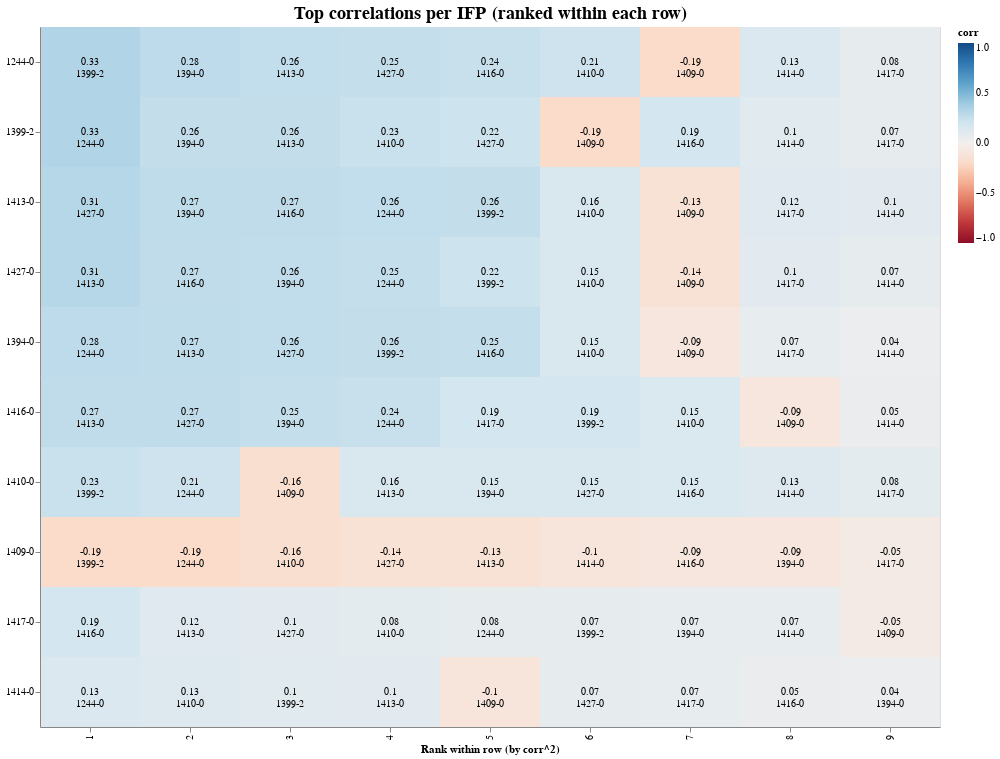

This figure's Vega-Lite source:
### Vega-Lite specification from a JSON file in a GitHub repository (floating-point values rounded to 4 significant figures)
{"config": {"view": {"continuousWidth": 300, "continuousHeight": 300}, "axis": {"grid": false}, "title": {"fontSize": 18}}, "layer": [{"mark": {"type": "rect"}, "encoding": {"color": {"field": "corr", "scale": {"domain": [-1, 1], "scheme": "redblue"}, "title": "corr", "type": "quantitative"}, "tooltip": [{"field": "ifp_id_x", "title": "IFP (row)", "type": "nominal"}, {"field": "short_title_x", "title": "Title (row)", "type": "nominal"}, {"field": "ifp_id_y", "title": "IFP (matched)", "type": "nominal"}, {"field": "short_title_y", "title": "Title (matched)", "type": "nominal"}, {"field": "corr", "format": ".3f", "title": "corr", "type": "quantitative"}, {"field": "r2", "format": ".3f", "title": "corr^2", "type": "quantitative"}], "x": {"field": "rank", "title": "Rank within row (by corr^2)", "type": "ordinal"}, "y": {"field": "ifp_id_x", "sort": ["1244-0", "1399-2", "1413-0", "1427-0", "1394-0", "1416-0", "1410-0", "1409-0", "1417-0", "1414-0"], "title": null, "type": "nominal"}}, "name": "view_11f6c5bb94ba899c_0"}, {"mark": {"type": "text", "fontSize": 10, "lineBreak": "\n"}, "encoding": {"color": {"condition": {"test": "datum.r2 > 0.36", "value": "white"}, "value": "black"}, "text": {"field": "cell_label", "type": "nominal"}, "x": {"field": "rank", "type": "ordinal"}, "y": {"field": "ifp_id_x", "sort": ["1244-0", "1399-2", "1413-0", "1427-0", "1394-0", "1416-0", "1410-0", "1409-0", "1417-0", "1414-0"], "type": "nominal"}}}], "data": {"name": "data-4361eab67e157c77700629ab843ffbea"}, "height": 700, "params": [{"name": "param_f268f798f41c853e", "select": {"type": "interval"}, "bind": "scales", "views": ["view_11f6c5bb94ba899c_0"]}], "title": "Top correlations per IFP (ranked within each row)", "width": 900, "$schema": "https://vega.github.io/schema/vega-lite/v6.1.0.json", "datasets": {"data-4361eab67e157c77700629ab843ffbea": [{"ifp_id_x": "1244-0", "ifp_id_y": "1410-0", "corr": 0.2121, "r2": 0.04497, "short_title_x": "India/Brazil UNSC", "short_title_y": "Scotland Referendum", "rank": 6, "row_r2_max": 0.1061, "cell_label": "0.21\n1410-0"}, {"ifp_id_x": "1244-0", "ifp_id_y": "1414-0", "corr": 0.1346, "r2": 0.01812, "short_title_x": "India/Brazil UNSC", "short_title_y": "Arctic Sea Ice", "rank": 8, "row_r2_max": 0.1061, "cell_label": "0.13\n1414-0"}, {"ifp_id_x": "1244-0", "ifp_id_y": "1394-0", "corr": 0.2777, "r2": 0.07709, "short_title_x": "India/Brazil UNSC", "short_title_y": "China: Second Thomas Shoal", "rank": 2, "row_r2_max": 0.1061, "cell_label": "0.28\n1394-0"}, {"ifp_id_x": "1244-0", "ifp_id_y": "1427-0", "corr": 0.2512, "r2": 0.06311, "short_title_x": "India/Brazil UNSC", "short_title_y": "Russia annexation of Ukraine", "rank": 4, "row_r2_max": 0.1061, "cell_label": "0.25\n1427-0"}, {"ifp_id_x": "1244-0", "ifp_id_y": "1399-2", "corr": 0.3257, "r2": 0.1061, "short_title_x": "India/Brazil UNSC", "short_title_y": "Quebec Referendum", "rank": 1, "row_r2_max": 0.1061, "cell_label": "0.33\n1399-2"}, {"ifp_id_x": "1244-0", "ifp_id_y": "1416-0", "corr": 0.2384, "r2": 0.05683, "short_title_x": "India/Brazil UNSC", "short_title_y": "North Korea nuclear device", "rank": 5, "row_r2_max": 0.1061, "cell_label": "0.24\n1416-0"}, {"ifp_id_x": "1244-0", "ifp_id_y": "1409-0", "corr": -0.1895, "r2": 0.03592, "short_title_x": "India/Brazil UNSC", "short_title_y": "Brazil Presidential Runoff", "rank": 7, "row_r2_max": 0.1061, "cell_label": "-0.19\n1409-0"}, {"ifp_id_x": "1244-0", "ifp_id_y": "1413-0", "corr": 0.2606, "r2": 0.06789, "short_title_x": "India/Brazil UNSC", "short_title_y": "Kurdistan Referendum", "rank": 3, "row_r2_max": 0.1061, "cell_label": "0.26\n1413-0"}, {"ifp_id_x": "1244-0", "ifp_id_y": "1417-0", "corr": 0.07571, "r2": 0.005731, "short_title_x": "India/Brazil UNSC", "short_title_y": "Kim Jong Un meeting head of state ", "rank": 9, "row_r2_max": 0.1061, "cell_label": "0.08\n1417-0"}, {"ifp_id_x": "1410-0", "ifp_id_y": "1244-0", "corr": 0.2121, "r2": 0.04497, "short_title_x": "Scotland Referendum", "short_title_y": "India/Brazil UNSC", "rank": 2, "row_r2_max": 0.05508, "cell_label": "0.21\n1244-0"}, {"ifp_id_x": "1410-0", "ifp_id_y": "1414-0", "corr": 0.1322, "r2": 0.01748, "short_title_x": "Scotland Referendum", "short_title_y": "Arctic Sea Ice", "rank": 8, "row_r2_max": 0.05508, "cell_label": "0.13\n1414-0"}, {"ifp_id_x": "1410-0", "ifp_id_y": "1394-0", "corr": 0.1547, "r2": 0.02393, "short_title_x": "Scotland Referendum", "short_title_y": "China: Second Thomas Shoal", "rank": 5, "row_r2_max": 0.05508, "cell_label": "0.15\n1394-0"}, {"ifp_id_x": "1410-0", "ifp_id_y": "1427-0", "corr": 0.1537, "r2": 0.02361, "short_title_x": "Scotland Referendum", "short_title_y": "Russia annexation of Ukraine", "rank": 6, "row_r2_max": 0.05508, "cell_label": "0.15\n1427-0"}, {"ifp_id_x": "1410-0", "ifp_id_y": "1399-2", "corr": 0.2347, "r2": 0.05508, "short_title_x": "Scotland Referendum", "short_title_y": "Quebec Referendum", "rank": 1, "row_r2_max": 0.05508, "cell_label": "0.23\n1399-2"}, {"ifp_id_x": "1410-0", "ifp_id_y": "1416-0", "corr": 0.1479, "r2": 0.02186, "short_title_x": "Scotland Referendum", "short_title_y": "North Korea nuclear device", "rank": 7, "row_r2_max": 0.05508, "cell_label": "0.15\n1416-0"}, {"ifp_id_x": "1410-0", "ifp_id_y": "1409-0", "corr": -0.162, "r2": 0.02626, "short_title_x": "Scotland Referendum", "short_title_y": "Brazil Presidential Runoff", "rank": 3, "row_r2_max": 0.05508, "cell_label": "-0.16\n1409-0"}, {"ifp_id_x": "1410-0", "ifp_id_y": "1413-0", "corr": 0.159, "r2": 0.0253, "short_title_x": "Scotland Referendum", "short_title_y": "Kurdistan Referendum", "rank": 4, "row_r2_max": 0.05508, "cell_label": "0.16\n1413-0"}, {"ifp_id_x": "1410-0", "ifp_id_y": "1417-0", "corr": 0.08446, "r2": 0.007134, "short_title_x": "Scotland Referendum", "short_title_y": "Kim Jong Un meeting head of state ", "rank": 9, "row_r2_max": 0.05508, "cell_label": "0.08\n1417-0"}, {"ifp_id_x": "1414-0", "ifp_id_y": "1244-0", "corr": 0.1346, "r2": 0.01812, "short_title_x": "Arctic Sea Ice", "short_title_y": "India/Brazil UNSC", "rank": 1, "row_r2_max": 0.01812, "cell_label": "0.13\n1244-0"}, {"ifp_id_x": "1414-0", "ifp_id_y": "1410-0", "corr": 0.1322, "r2": 0.01748, "short_title_x": "Arctic Sea Ice", "short_title_y": "Scotland Referendum", "rank": 2, "row_r2_max": 0.01812, "cell_label": "0.13\n1410-0"}, {"ifp_id_x": "1414-0", "ifp_id_y": "1394-0", "corr": 0.03796, "r2": 0.001441, "short_title_x": "Arctic Sea Ice", "short_title_y": "China: Second Thomas Shoal", "rank": 9, "row_r2_max": 0.01812, "cell_label": "0.04\n1394-0"}, {"ifp_id_x": "1414-0", "ifp_id_y": "1427-0", "corr": 0.07267, "r2": 0.005281, "short_title_x": "Arctic Sea Ice", "short_title_y": "Russia annexation of Ukraine", "rank": 6, "row_r2_max": 0.01812, "cell_label": "0.07\n1427-0"}, {"ifp_id_x": "1414-0", "ifp_id_y": "1399-2", "corr": 0.1044, "r2": 0.0109, "short_title_x": "Arctic Sea Ice", "short_title_y": "Quebec Referendum", "rank": 3, "row_r2_max": 0.01812, "cell_label": "0.1\n1399-2"}, {"ifp_id_x": "1414-0", "ifp_id_y": "1416-0", "corr": 0.05207, "r2": 0.002711, "short_title_x": "Arctic Sea Ice", "short_title_y": "North Korea nuclear device", "rank": 8, "row_r2_max": 0.01812, "cell_label": "0.05\n1416-0"}, {"ifp_id_x": "1414-0", "ifp_id_y": "1409-0", "corr": -0.1019, "r2": 0.01038, "short_title_x": "Arctic Sea Ice", "short_title_y": "Brazil Presidential Runoff", "rank": 5, "row_r2_max": 0.01812, "cell_label": "-0.1\n1409-0"}, {"ifp_id_x": "1414-0", "ifp_id_y": "1413-0", "corr": 0.1029, "r2": 0.01059, "short_title_x": "Arctic Sea Ice", "short_title_y": "Kurdistan Referendum", "rank": 4, "row_r2_max": 0.01812, "cell_label": "0.1\n1413-0"}, {"ifp_id_x": "1414-0", "ifp_id_y": "1417-0", "corr": 0.06816, "r2": 0.004645, "short_title_x": "Arctic Sea Ice", "short_title_y": "Kim Jong Un meeting head of state ", "rank": 7, "row_r2_max": 0.01812, "cell_label": "0.07\n1417-0"}, {"ifp_id_x": "1394-0", "ifp_id_y": "1244-0", "corr": 0.2777, "r2": 0.07709, "short_title_x": "China: Second Thomas Shoal", "short_title_y": "India/Brazil UNSC", "rank": 1, "row_r2_max": 0.07709, "cell_label": "0.28\n1244-0"}, {"ifp_id_x": "1394-0", "ifp_id_y": "1410-0", "corr": 0.1547, "r2": 0.02393, "short_title_x": "China: Second Thomas Shoal", "short_title_y": "Scotland Referendum", "rank": 6, "row_r2_max": 0.07709, "cell_label": "0.15\n1410-0"}, {"ifp_id_x": "1394-0", "ifp_id_y": "1414-0", "corr": 0.03796, "r2": 0.001441, "short_title_x": "China: Second Thomas Shoal", "short_title_y": "Arctic Sea Ice", "rank": 9, "row_r2_max": 0.07709, "cell_label": "0.04\n1414-0"}, {"ifp_id_x": "1394-0", "ifp_id_y": "1427-0", "corr": 0.263, "r2": 0.06917, "short_title_x": "China: Second Thomas Shoal", "short_title_y": "Russia annexation of Ukraine", "rank": 3, "row_r2_max": 0.07709, "cell_label": "0.26\n1427-0"}, {"ifp_id_x": "1394-0", "ifp_id_y": "1399-2", "corr": 0.2583, "r2": 0.06674, "short_title_x": "China: Second Thomas Shoal", "short_title_y": "Quebec Referendum", "rank": 4, "row_r2_max": 0.07709, "cell_label": "0.26\n1399-2"}, {"ifp_id_x": "1394-0", "ifp_id_y": "1416-0", "corr": 0.254, "r2": 0.06452, "short_title_x": "China: Second Thomas Shoal", "short_title_y": "North Korea nuclear device", "rank": 5, "row_r2_max": 0.07709, "cell_label": "0.25\n1416-0"}, {"ifp_id_x": "1394-0", "ifp_id_y": "1409-0", "corr": -0.09089, "r2": 0.008261, "short_title_x": "China: Second Thomas Shoal", "short_title_y": "Brazil Presidential Runoff", "rank": 7, "row_r2_max": 0.07709, "cell_label": "-0.09\n1409-0"}, {"ifp_id_x": "1394-0", "ifp_id_y": "1413-0", "corr": 0.2702, "r2": 0.07299, "short_title_x": "China: Second Thomas Shoal", "short_title_y": "Kurdistan Referendum", "rank": 2, "row_r2_max": 0.07709, "cell_label": "0.27\n1413-0"}, {"ifp_id_x": "1394-0", "ifp_id_y": "1417-0", "corr": 0.06927, "r2": 0.004798, "short_title_x": "China: Second Thomas Shoal", "short_title_y": "Kim Jong Un meeting head of state ", "rank": 8, "row_r2_max": 0.07709, "cell_label": "0.07\n1417-0"}, {"ifp_id_x": "1427-0", "ifp_id_y": "1244-0", "corr": 0.2512, "r2": 0.06311, "short_title_x": "Russia annexation of Ukraine", "short_title_y": "India/Brazil UNSC", "rank": 4, "row_r2_max": 0.09316, "cell_label": "0.25\n1244-0"}, {"ifp_id_x": "1427-0", "ifp_id_y": "1410-0", "corr": 0.1537, "r2": 0.02361, "short_title_x": "Russia annexation of Ukraine", "short_title_y": "Scotland Referendum", "rank": 6, "row_r2_max": 0.09316, "cell_label": "0.15\n1410-0"}, {"ifp_id_x": "1427-0", "ifp_id_y": "1414-0", "corr": 0.07267, "r2": 0.005281, "short_title_x": "Russia annexation of Ukraine", "short_title_y": "Arctic Sea Ice", "rank": 9, "row_r2_max": 0.09316, "cell_label": "0.07\n1414-0"}, {"ifp_id_x": "1427-0", "ifp_id_y": "1394-0", "corr": 0.263, "r2": 0.06917, "short_title_x": "Russia annexation of Ukraine", "short_title_y": "China: Second Thomas Shoal", "rank": 3, "row_r2_max": 0.09316, "cell_label": "0.26\n1394-0"}, {"ifp_id_x": "1427-0", "ifp_id_y": "1399-2", "corr": 0.2173, "r2": 0.04723, "short_title_x": "Russia annexation of Ukraine", "short_title_y": "Quebec Referendum", "rank": 5, "row_r2_max": 0.09316, "cell_label": "0.22\n1399-2"}, {"ifp_id_x": "1427-0", "ifp_id_y": "1416-0", "corr": 0.2664, "r2": 0.07097, "short_title_x": "Russia annexation of Ukraine", "short_title_y": "North Korea nuclear device", "rank": 2, "row_r2_max": 0.09316, "cell_label": "0.27\n1416-0"}, {"ifp_id_x": "1427-0", "ifp_id_y": "1409-0", "corr": -0.1358, "r2": 0.01845, "short_title_x": "Russia annexation of Ukraine", "short_title_y": "Brazil Presidential Runoff", "rank": 7, "row_r2_max": 0.09316, "cell_label": "-0.14\n1409-0"}, {"ifp_id_x": "1427-0", "ifp_id_y": "1413-0", "corr": 0.3052, "r2": 0.09316, "short_title_x": "Russia annexation of Ukraine", "short_title_y": "Kurdistan Referendum", "rank": 1, "row_r2_max": 0.09316, "cell_label": "0.31\n1413-0"}, {"ifp_id_x": "1427-0", "ifp_id_y": "1417-0", "corr": 0.1003, "r2": 0.01006, "short_title_x": "Russia annexation of Ukraine", "short_title_y": "Kim Jong Un meeting head of state ", "rank": 8, "row_r2_max": 0.09316, "cell_label": "0.1\n1417-0"}, {"ifp_id_x": "1399-2", "ifp_id_y": "1244-0", "corr": 0.3257, "r2": 0.1061, "short_title_x": "Quebec Referendum", "short_title_y": "India/Brazil UNSC", "rank": 1, "row_r2_max": 0.1061, "cell_label": "0.33\n1244-0"}, {"ifp_id_x": "1399-2", "ifp_id_y": "1410-0", "corr": 0.2347, "r2": 0.05508, "short_title_x": "Quebec Referendum", "short_title_y": "Scotland Referendum", "rank": 4, "row_r2_max": 0.1061, "cell_label": "0.23\n1410-0"}, {"ifp_id_x": "1399-2", "ifp_id_y": "1414-0", "corr": 0.1044, "r2": 0.0109, "short_title_x": "Quebec Referendum", "short_title_y": "Arctic Sea Ice", "rank": 8, "row_r2_max": 0.1061, "cell_label": "0.1\n1414-0"}, {"ifp_id_x": "1399-2", "ifp_id_y": "1394-0", "corr": 0.2583, "r2": 0.06674, "short_title_x": "Quebec Referendum", "short_title_y": "China: Second Thomas Shoal", "rank": 2, "row_r2_max": 0.1061, "cell_label": "0.26\n1394-0"}, {"ifp_id_x": "1399-2", "ifp_id_y": "1427-0", "corr": 0.2173, "r2": 0.04723, "short_title_x": "Quebec Referendum", "short_title_y": "Russia annexation of Ukraine", "rank": 5, "row_r2_max": 0.1061, "cell_label": "0.22\n1427-0"}, {"ifp_id_x": "1399-2", "ifp_id_y": "1416-0", "corr": 0.1875, "r2": 0.03517, "short_title_x": "Quebec Referendum", "short_title_y": "North Korea nuclear device", "rank": 7, "row_r2_max": 0.1061, "cell_label": "0.19\n1416-0"}, {"ifp_id_x": "1399-2", "ifp_id_y": "1409-0", "corr": -0.1945, "r2": 0.03781, "short_title_x": "Quebec Referendum", "short_title_y": "Brazil Presidential Runoff", "rank": 6, "row_r2_max": 0.1061, "cell_label": "-0.19\n1409-0"}, {"ifp_id_x": "1399-2", "ifp_id_y": "1413-0", "corr": 0.2574, "r2": 0.06625, "short_title_x": "Quebec Referendum", "short_title_y": "Kurdistan Referendum", "rank": 3, "row_r2_max": 0.1061, "cell_label": "0.26\n1413-0"}, {"ifp_id_x": "1399-2", "ifp_id_y": "1417-0", "corr": 0.0746, "r2": 0.005565, "short_title_x": "Quebec Referendum", "short_title_y": "Kim Jong Un meeting head of state ", "rank": 9, "row_r2_max": 0.1061, "cell_label": "0.07\n1417-0"}, {"ifp_id_x": "1416-0", "ifp_id_y": "1244-0", "corr": 0.2384, "r2": 0.05683, "short_title_x": "North Korea nuclear device", "short_title_y": "India/Brazil UNSC", "rank": 4, "row_r2_max": 0.07105, "cell_label": "0.24\n1244-0"}, {"ifp_id_x": "1416-0", "ifp_id_y": "1410-0", "corr": 0.1479, "r2": 0.02186, "short_title_x": "North Korea nuclear device", "short_title_y": "Scotland Referendum", "rank": 7, "row_r2_max": 0.07105, "cell_label": "0.15\n1410-0"}, {"ifp_id_x": "1416-0", "ifp_id_y": "1414-0", "corr": 0.05207, "r2": 0.002711, "short_title_x": "North Korea nuclear device", "short_title_y": "Arctic Sea Ice", "rank": 9, "row_r2_max": 0.07105, "cell_label": "0.05\n1414-0"}, {"ifp_id_x": "1416-0", "ifp_id_y": "1394-0", "corr": 0.254, "r2": 0.06452, "short_title_x": "North Korea nuclear device", "short_title_y": "China: Second Thomas Shoal", "rank": 3, "row_r2_max": 0.07105, "cell_label": "0.25\n1394-0"}, {"ifp_id_x": "1416-0", "ifp_id_y": "1427-0", "corr": 0.2664, "r2": 0.07097, "short_title_x": "North Korea nuclear device", "short_title_y": "Russia annexation of Ukraine", "rank": 2, "row_r2_max": 0.07105, "cell_label": "0.27\n1427-0"}, {"ifp_id_x": "1416-0", "ifp_id_y": "1399-2", "corr": 0.1875, "r2": 0.03517, "short_title_x": "North Korea nuclear device", "short_title_y": "Quebec Referendum", "rank": 6, "row_r2_max": 0.07105, "cell_label": "0.19\n1399-2"}, {"ifp_id_x": "1416-0", "ifp_id_y": "1409-0", "corr": -0.0911, "r2": 0.008299, "short_title_x": "North Korea nuclear device", "short_title_y": "Brazil Presidential Runoff", "rank": 8, "row_r2_max": 0.07105, "cell_label": "-0.09\n1409-0"}, {"ifp_id_x": "1416-0", "ifp_id_y": "1413-0", "corr": 0.2666, "r2": 0.07105, "short_title_x": "North Korea nuclear device", "short_title_y": "Kurdistan Referendum", "rank": 1, "row_r2_max": 0.07105, "cell_label": "0.27\n1413-0"}, {"ifp_id_x": "1416-0", "ifp_id_y": "1417-0", "corr": 0.1881, "r2": 0.03537, "short_title_x": "North Korea nuclear device", "short_title_y": "Kim Jong Un meeting head of state ", "rank": 5, "row_r2_max": 0.07105, "cell_label": "0.19\n1417-0"}, {"ifp_id_x": "1409-0", "ifp_id_y": "1244-0", "corr": -0.1895, "r2": 0.03592, "short_title_x": "Brazil Presidential Runoff", "short_title_y": "India/Brazil UNSC", "rank": 2, "row_r2_max": 0.03781, "cell_label": "-0.19\n1244-0"}, {"ifp_id_x": "1409-0", "ifp_id_y": "1410-0", "corr": -0.162, "r2": 0.02626, "short_title_x": "Brazil Presidential Runoff", "short_title_y": "Scotland Referendum", "rank": 3, "row_r2_max": 0.03781, "cell_label": "-0.16\n1410-0"}, {"ifp_id_x": "1409-0", "ifp_id_y": "1414-0", "corr": -0.1019, "r2": 0.01038, "short_title_x": "Brazil Presidential Runoff", "short_title_y": "Arctic Sea Ice", "rank": 6, "row_r2_max": 0.03781, "cell_label": "-0.1\n1414-0"}, {"ifp_id_x": "1409-0", "ifp_id_y": "1394-0", "corr": -0.09089, "r2": 0.008261, "short_title_x": "Brazil Presidential Runoff", "short_title_y": "China: Second Thomas Shoal", "rank": 8, "row_r2_max": 0.03781, "cell_label": "-0.09\n1394-0"}, {"ifp_id_x": "1409-0", "ifp_id_y": "1427-0", "corr": -0.1358, "r2": 0.01845, "short_title_x": "Brazil Presidential Runoff", "short_title_y": "Russia annexation of Ukraine", "rank": 4, "row_r2_max": 0.03781, "cell_label": "-0.14\n1427-0"}, {"ifp_id_x": "1409-0", "ifp_id_y": "1399-2", "corr": -0.1945, "r2": 0.03781, "short_title_x": "Brazil Presidential Runoff", "short_title_y": "Quebec Referendum", "rank": 1, "row_r2_max": 0.03781, "cell_label": "-0.19\n1399-2"}, {"ifp_id_x": "1409-0", "ifp_id_y": "1416-0", "corr": -0.0911, "r2": 0.008299, "short_title_x": "Brazil Presidential Runoff", "short_title_y": "North Korea nuclear device", "rank": 7, "row_r2_max": 0.03781, "cell_label": "-0.09\n1416-0"}, {"ifp_id_x": "1409-0", "ifp_id_y": "1413-0", "corr": -0.1328, "r2": 0.01765, "short_title_x": "Brazil Presidential Runoff", "short_title_y": "Kurdistan Referendum", "rank": 5, "row_r2_max": 0.03781, "cell_label": "-0.13\n1413-0"}, {"ifp_id_x": "1409-0", "ifp_id_y": "1417-0", "corr": -0.0488, "r2": 0.002382, "short_title_x": "Brazil Presidential Runoff", "short_title_y": "Kim Jong Un meeting head of state ", "rank": 9, "row_r2_max": 0.03781, "cell_label": "-0.05\n1417-0"}, {"ifp_id_x": "1413-0", "ifp_id_y": "1244-0", "corr": 0.2606, "r2": 0.06789, "short_title_x": "Kurdistan Referendum", "short_title_y": "India/Brazil UNSC", "rank": 4, "row_r2_max": 0.09316, "cell_label": "0.26\n1244-0"}, {"ifp_id_x": "1413-0", "ifp_id_y": "1410-0", "corr": 0.159, "r2": 0.0253, "short_title_x": "Kurdistan Referendum", "short_title_y": "Scotland Referendum", "rank": 6, "row_r2_max": 0.09316, "cell_label": "0.16\n1410-0"}, {"ifp_id_x": "1413-0", "ifp_id_y": "1414-0", "corr": 0.1029, "r2": 0.01059, "short_title_x": "Kurdistan Referendum", "short_title_y": "Arctic Sea Ice", "rank": 9, "row_r2_max": 0.09316, "cell_label": "0.1\n1414-0"}, {"ifp_id_x": "1413-0", "ifp_id_y": "1394-0", "corr": 0.2702, "r2": 0.07299, "short_title_x": "Kurdistan Referendum", "short_title_y": "China: Second Thomas Shoal", "rank": 2, "row_r2_max": 0.09316, "cell_label": "0.27\n1394-0"}, {"ifp_id_x": "1413-0", "ifp_id_y": "1427-0", "corr": 0.3052, "r2": 0.09316, "short_title_x": "Kurdistan Referendum", "short_title_y": "Russia annexation of Ukraine", "rank": 1, "row_r2_max": 0.09316, "cell_label": "0.31\n1427-0"}, {"ifp_id_x": "1413-0", "ifp_id_y": "1399-2", "corr": 0.2574, "r2": 0.06625, "short_title_x": "Kurdistan Referendum", "short_title_y": "Quebec Referendum", "rank": 5, "row_r2_max": 0.09316, "cell_label": "0.26\n1399-2"}, {"ifp_id_x": "1413-0", "ifp_id_y": "1416-0", "corr": 0.2666, "r2": 0.07105, "short_title_x": "Kurdistan Referendum", "short_title_y": "North Korea nuclear device", "rank": 3, "row_r2_max": 0.09316, "cell_label": "0.27\n1416-0"}, {"ifp_id_x": "1413-0", "ifp_id_y": "1409-0", "corr": -0.1328, "r2": 0.01765, "short_title_x": "Kurdistan Referendum", "short_title_y": "Brazil Presidential Runoff", "rank": 7, "row_r2_max": 0.09316, "cell_label": "-0.13\n1409-0"}, {"ifp_id_x": "1413-0", "ifp_id_y": "1417-0", "corr": 0.1172, "r2": 0.01373, "short_title_x": "Kurdistan Referendum", "short_title_y": "Kim Jong Un meeting head of state ", "rank": 8, "row_r2_max": 0.09316, "cell_label": "0.12\n1417-0"}, {"ifp_id_x": "1417-0", "ifp_id_y": "1244-0", "corr": 0.07571, "r2": 0.005731, "short_title_x": "Kim Jong Un meeting head of state ", "short_title_y": "India/Brazil UNSC", "rank": 5, "row_r2_max": 0.03537, "cell_label": "0.08\n1244-0"}, {"ifp_id_x": "1417-0", "ifp_id_y": "1410-0", "corr": 0.08446, "r2": 0.007134, "short_title_x": "Kim Jong Un meeting head of state ", "short_title_y": "Scotland Referendum", "rank": 4, "row_r2_max": 0.03537, "cell_label": "0.08\n1410-0"}, {"ifp_id_x": "1417-0", "ifp_id_y": "1414-0", "corr": 0.06816, "r2": 0.004645, "short_title_x": "Kim Jong Un meeting head of state ", "short_title_y": "Arctic Sea Ice", "rank": 8, "row_r2_max": 0.03537, "cell_label": "0.07\n1414-0"}, {"ifp_id_x": "1417-0", "ifp_id_y": "1394-0", "corr": 0.06927, "r2": 0.004798, "short_title_x": "Kim Jong Un meeting head of state ", "short_title_y": "China: Second Thomas Shoal", "rank": 7, "row_r2_max": 0.03537, "cell_label": "0.07\n1394-0"}, {"ifp_id_x": "1417-0", "ifp_id_y": "1427-0", "corr": 0.1003, "r2": 0.01006, "short_title_x": "Kim Jong Un meeting head of state ", "short_title_y": "Russia annexation of Ukraine", "rank": 3, "row_r2_max": 0.03537, "cell_label": "0.1\n1427-0"}, {"ifp_id_x": "1417-0", "ifp_id_y": "1399-2", "corr": 0.0746, "r2": 0.005565, "short_title_x": "Kim Jong Un meeting head of state ", "short_title_y": "Quebec Referendum", "rank": 6, "row_r2_max": 0.03537, "cell_label": "0.07\n1399-2"}, {"ifp_id_x": "1417-0", "ifp_id_y": "1416-0", "corr": 0.1881, "r2": 0.03537, "short_title_x": "Kim Jong Un meeting head of state ", "short_title_y": "North Korea nuclear device", "rank": 1, "row_r2_max": 0.03537, "cell_label": "0.19\n1416-0"}, {"ifp_id_x": "1417-0", "ifp_id_y": "1409-0", "corr": -0.0488, "r2": 0.002382, "short_title_x": "Kim Jong Un meeting head of state ", "short_title_y": "Brazil Presidential Runoff", "rank": 9, "row_r2_max": 0.03537, "cell_label": "-0.05\n1409-0"}, {"ifp_id_x": "1417-0", "ifp_id_y": "1413-0", "corr": 0.1172, "r2": 0.01373, "short_title_x": "Kim Jong Un meeting head of state ", "short_title_y": "Kurdistan Referendum", "rank": 2, "row_r2_max": 0.03537, "cell_label": "0.12\n1413-0"}]}}
